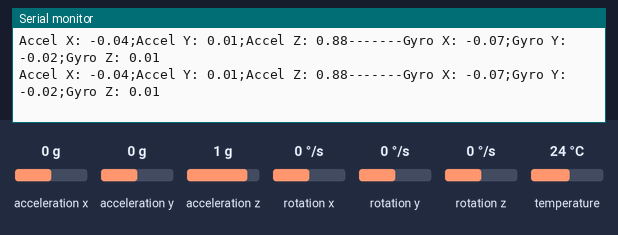
Bench run of a sketch on a simulated ESP32. Parts: the last lines printed to the serial monitor. The inputs (shaded band) are chosen by the test bench; at power-on: acceleration x 0 g, acceleration y 0 g, acceleration z 1 g, rotation x 0 °/s, rotation z 0 °/s, rotation y 0 °/s, temperature 24 °C.

Above: at 1.2 s.
1.3 s: acceleration x set to 0.8 g
At 1.37 s:
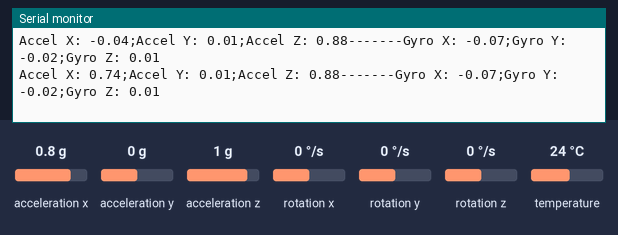
4.3 s: acceleration y set to -1.4 g
At 4.37 s:
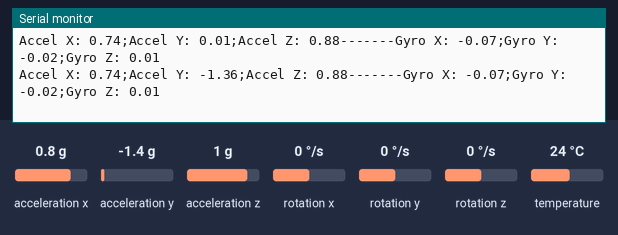
7.3 s: acceleration z set to -1.4 g
At 7.31 s:
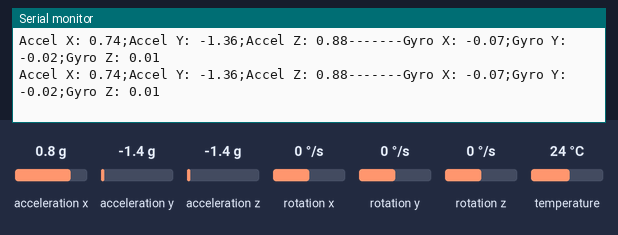
10.3 s: rotation x set to -192 °/s
At 10.3 s:
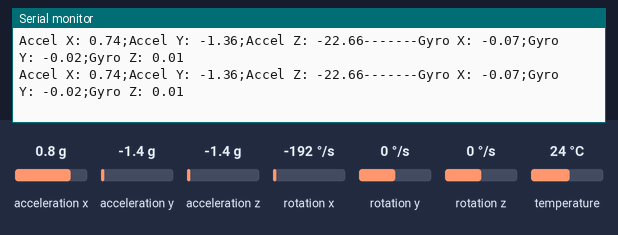
13.3 s: rotation z set to -192 °/s
At 13.34 s:
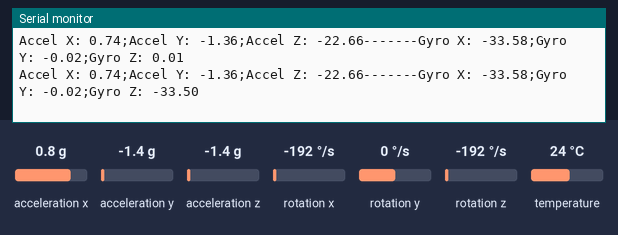
16.3 s: rotation y set to -192 °/s
At 16.33 s:
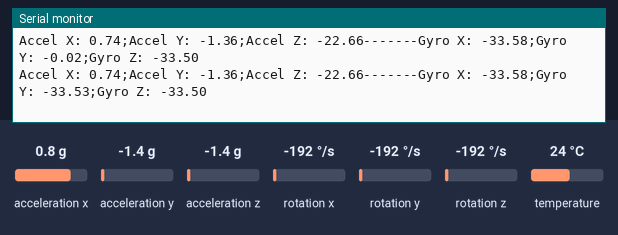

Measured:
- after the input at 1.3 s, the serial monitor: prints a new line after 0.06 s (image 1)
- after the input at 4.3 s, the serial monitor: prints a new line after 0.06 s (image 2)
- after the input at 13.3 s, the serial monitor: prints a new line at once (image 5)
- after the input at 16.3 s, the serial monitor: prints a new line at once (image 6)

The sketch:

IMU_EgA.ino
```cpp
#include <Adafruit_MPU6050.h>
#include <Adafruit_Sensor.h>
#include <Wire.h>
#include <math.h>


Adafruit_MPU6050 mpu;
const int MPU_ADDR = 0x68;


const float X_ACCEL_OFFSET = 0.04;
const float Y_ACCEL_OFFSET = -0.01;
const float Z_ACCEL_OFFSET = 8.93;
const float X_GYRO_OFFSET = 0.07;
const float Y_GYRO_OFFSET = 0.02;
const float Z_GYRO_OFFSET = -0.01;


const float COPLEMENTARY_FILTER_WEIGHT = 0.98;

struct AxisValues {
  float X;
  float Y;
  float Z;
};

AxisValues accel_Raw;
AxisValues gyro_Raw;

AxisValues accel;
AxisValues gyro;

float accel_roll_angle = 0.0;
float accel_pitch_angle = 0.0;

float gyro_roll_angle = 0.0;
float gyro_pitch_angle = 0.0;
long lastMeasurementTime = 0;

float roll_angle = 0.0;
float pitch_angle = 0.0;

void setup() {
  Serial.begin(9600);
  while (!Serial)
    delay(10); // will pause until serial console opens

  // Try to initialize!
  if (!mpu.begin()) {
    Serial.println("Failed to find MPU6050 chip");
    while (1) {
      delay(10);
    }
  }
  setupMPU();
}

void setupMPU() {
  mpu.setAccelerometerRange(MPU6050_RANGE_2_G);
  mpu.setGyroRange(MPU6050_RANGE_250_DEG);
  mpu.setFilterBandwidth(MPU6050_BAND_21_HZ);
  Wire.begin(21,22,100000);
}

void loop() {
  recordAccelRegisters();
  recordGyroRegisters();
  applyOffsets();
  calculateRollPitchAccel();
  calculateComplFilter();
  logRawData();
  // delay(250);
}

void recordAccelRegisters() {

  sensors_event_t a, g, temp;
  mpu.getEvent(&a, &g, &temp);

  accel.X = a.acceleration.x/10; //Store  accelX
  accel.Y = a.acceleration.y/10; //Store  accelY
  accel.Z = a.acceleration.z; //Store  accelZ
}

void recordGyroRegisters() {
  sensors_event_t a, g, temp;
  mpu.getEvent(&a, &g, &temp);

  gyro.X = g.gyro.x*10;
  gyro.Y = g.gyro.y*10;
  gyro.Z = g.gyro.z*10;
}

void applyOffsets() {
  accel.X -= X_ACCEL_OFFSET ;
  accel.Y -= Y_ACCEL_OFFSET;
  accel.Z -= Z_ACCEL_OFFSET;
  gyro.X -= X_GYRO_OFFSET;
  gyro.Y -= Y_GYRO_OFFSET;
  gyro.Z -= Z_GYRO_OFFSET;
}

void calculateRollPitchAccel() {
  accel_roll_angle = atan2(accel.Y, accel.Z) / (2 * M_PI) * 360;
  accel_pitch_angle = -atan2(accel.X, accel.Z) / (2 * M_PI) * 360;
}

void calculateComplFilter() {
  long currentTime = millis();  //Millisec
  double dt = (currentTime - lastMeasurementTime)/1000.0;
  lastMeasurementTime = currentTime;
  gyro_roll_angle += gyro.X * dt;
  gyro_pitch_angle += gyro.Y * dt;

  roll_angle = COPLEMENTARY_FILTER_WEIGHT * (roll_angle + gyro.X * dt) + (1 - COPLEMENTARY_FILTER_WEIGHT) * accel_roll_angle;
  pitch_angle = COPLEMENTARY_FILTER_WEIGHT * (pitch_angle + gyro.Y * dt) + (1 - COPLEMENTARY_FILTER_WEIGHT) * accel_pitch_angle;
}

void logData() {
  //Serial.print("Roll Accel: ");
  Serial.print(accel_roll_angle);
  Serial.print(", ");
  Serial.print(gyro_roll_angle);
  Serial.print(", ");
  Serial.println(roll_angle);
  /*Serial.print("--Pitch Accel: ");
  Serial.print(accel_pitch_angle);
  Serial.print(";Pitch gyro: ");
  Serial.print(gyro_pitch_angle);
  Serial.print(";Pitch Compl: ");
  Serial.println(pitch_angle);*/
}

void logRawData() {
  Serial.print("Accel X: ");
  Serial.print(accel.X);
  Serial.print(";Accel Y: ");
  Serial.print(accel.Y);
  Serial.print(";Accel Z: ");
  Serial.print(accel.Z);
  Serial.print("-------Gyro X: ");
  Serial.print(gyro.X);
  Serial.print(";Gyro Y: ");
  Serial.print(gyro.Y);
  Serial.print(";Gyro Z: ");
  Serial.println(gyro.Z);
}
```
